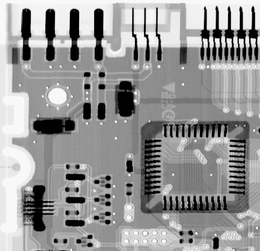
%> input picture matlab/Graphics and visual system - Projects/program4/Circuit.tif, 260 x 251 px, shrunk from 464 x 448 before the run
$ octave program4.m   (GNU Octave 9; MATLAB toolbox functions it lacks are replaced by stand-ins)
%> lines starting %> are read from the running program, lines starting %| are printed output that depends on the picture
%program4
%Generating different noise and comparing different noise
%reduction methods
%In this problem, you are required to write a program to
%generate different types of random noises started from the Uniform
%noise and Gaussian noise. (one of the reference may be “Digital
%image processing using Matlab” PP.143-150. And then add some of
%these noises to the circuit image (Circuit.tif) and investigate the
%different mean filters and order statistics as the textbook did at
%pages 344-352.

clc;
clear all;
close all;
%读取图像
I = imread('Circuit.tif');
%> I is the input picture: size 251x260 uint8; min 0, max 255, mean 151
[ h , w] = size(I);
%> h = 251; w = 260
figure;subplot(2,4,1);imshow(I);

%添加均匀噪声
n_Unifrom = 0.1*(rand(h,w)-0.5);
result1 = double(I)/256 + double(n_Unifrom);
subplot(2,4,2);imshow(result1);imwrite(result1, '1.tif')

%使用均值滤波器平滑均匀噪声图像
filter = ones(3,3);
result2 = zeros(h,w);
for i = 2: h - 1
    for j = 2 : w - 1
        mask = result1(i-1:i+1, j-1:j+1);
        temp = double(mask).*double(filter)/9;
        result2(i,j) = sum(sum(temp));
    end
end
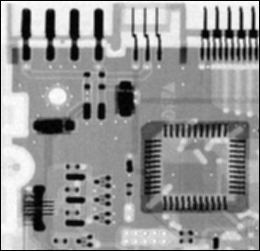
%> result2: size 251x260 double; min -0.0258, max 1, mean 0.577; drawn with min black and max white
subplot(2,4,3);imshow(result2);imwrite(result2, '2.tif');

%添加高斯噪声
a = 0;
b = sqrt(5);
y=randn(1,h*w);
y=y/std(y);
y=y-mean(y);
y2 = reshape(y,h,w);
n_gaussian = 0.1*(a + b .* y2-0.5);
result3 = double(I)/256 + double(n_gaussian);
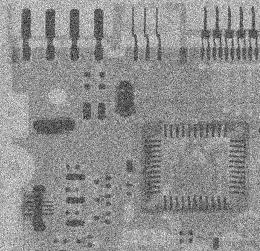
%> result3: size 251x260 double; min -0.998, max 1.74, mean 0.54; drawn with min black and max white
subplot(2,4,5);imshow(result3);
%> after `imshow(result3)`:
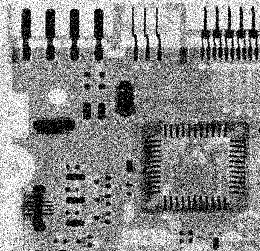
%> displayed picture: size 251x260, on the screen's scale of 0 to 255; min 0, max 255, mean 138

%使用均值滤波器平滑高斯噪声图像
filter = ones(3,3);
result4 = zeros(h,w);
for i = 2: h - 1
    for j = 2 : w - 1
        mask = result3(i-1:i+1, j-1:j+1);
        temp = double(mask).*double(filter)/9;
        result4(i,j) = sum(sum(temp));
    end
end
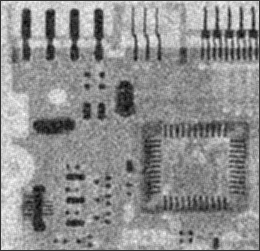
%> result4: size 251x260 double; min -0.309, max 1.18, mean 0.528; drawn with min black and max white
subplot(2,4,6);imshow(result4);imwrite(result4, '4.tif');
%> after `imshow(result4)`:
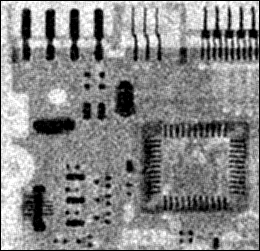
%> displayed picture: size 251x260, on the screen's scale of 0 to 255; min 0, max 255, mean 135.2

%添加椒盐噪声
result5 = imnoise(double(I)/256,'salt & pepper',0.02);
subplot(2,4,7);imshow(result5);

%使用中值滤波器平滑椒盐噪声图像
filter = ones(3,3);
result6 = zeros(h,w);
for i = 2: h - 1
    for j = 2 : w - 1
        temp = result5(i-1:i+1, j-1:j+1);
        temp = temp(:);
        result6(i,j) = median(temp);
        %result6(i,j) = max(temp);  %最大值滤波器
        %result6(i,j) = min(temp);  %最小值滤波器
    end
end
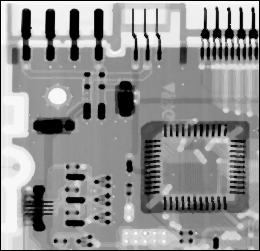
%> result6: size 251x260 double; min 0, max 0.988, mean 0.577
subplot(2,4,8);imshow(result6);imwrite(result6, '6.tif');
